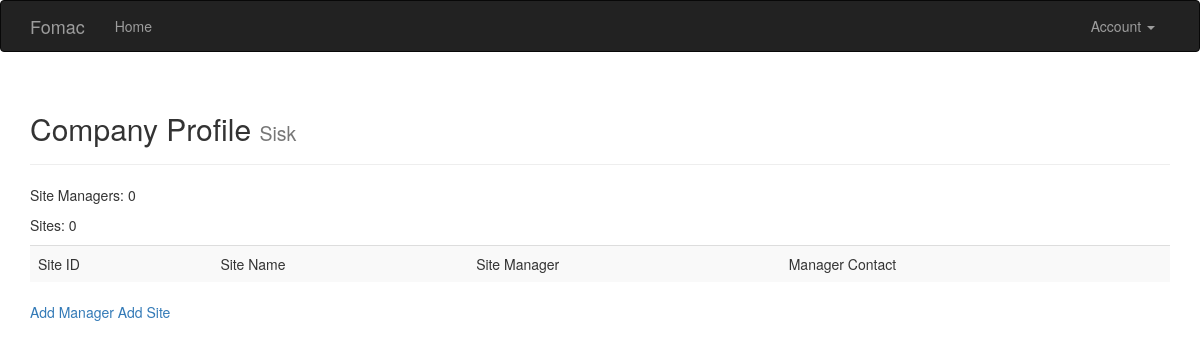
The page /company/id/2 (signed in) on the database as committed earlier.
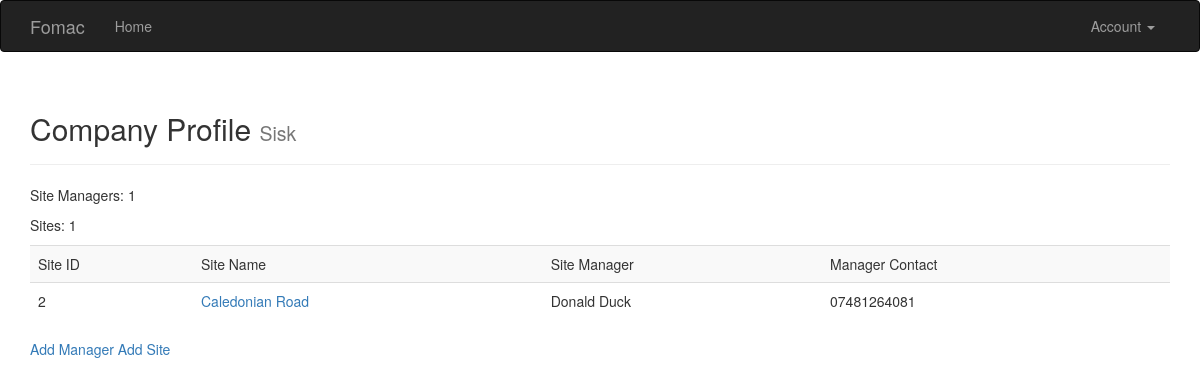
The same page on the database as committed later.
### app/models.py (models this page shows, shortened)
class Company(db.Model):
    __tablename__ = 'company'
    id = db.Column(db.Integer, primary_key=True)
    name = db.Column(db.String(64))
    sites = db.relationship('Site', backref='company', lazy='dynamic')
    managers = db.relationship('SiteManager', backref='company', lazy='dynamic')
    class Meta:
        ordering = (('id', 'desc'),)

class Site(db.Model):
    __tablename__ = 'sites'
    id = db.Column(db.Integer, primary_key=True)
    name = db.Column(db.String(32))
    address = db.Column(db.String(64))
    postcode = db.Column(db.String(16))
    start_time = db.Column(db.String(8))
    company_id = db.Column(db.Integer, db.ForeignKey('company.id'))
    site_manager = db.relationship('SiteManager', backref='site', lazy='dynamic')
    jobs = db.relationship('Job', backref='site', lazy='dynamic')

class SiteManager(db.Model):
    __tablename__ = 'site_managers'
    id = db.Column(db.Integer, primary_key=True)
    name = db.Column(db.String(64))
    email = db.Column(db.String(64))
    phone = db.Column(db.String(64))
    company_id = db.Column(db.Integer, db.ForeignKey('company.id'))
    site_id = db.Column(db.Integer, db.ForeignKey('sites.id'))

### app/company/views.py (the view)
@company.route('/<type>/<value>')
def company_profile(type, value):
    kwargs = {type: value}
    cmp = Company.query.filter_by(**kwargs).first_or_404()
    managers = cmp.managers
    sites = cmp.sites.all()
    return render_template('company/company-profile.html', company=cmp, sites=sites, manager=managers)

### app/models.py (called while the page is built)
@login_manager.user_loader
def load_user(staff_id):
    return Staff.query.get(int(staff_id))

### app/templates/company/company-profile.html
{% extends "base.html" %}
{% block page_content %}
<div class="page-header">
    <h2>Company Profile <small>{{ company.name }}</small></h2>
</div>
    <p>Site Managers: {{ manager.count() }}</p>
    <p>Sites: {{ company.sites.count() }}</p>
<table class="table table-striped">
<tr>
    <td>Site ID</td>
    <td>Site Name</td>
    <td>Site Manager</td>
    <td>Manager Contact</td>
</tr>
{% for site in sites %}
<tr>
    <td>{{ site.id }}</td>
    <td><a href="{{ url_for('company.site_profile', id=site.id) }}">{{ site.name }}</a></td>
    <td>{{ site.site_manager.first().name }}</td>
    <td>{{ site.site_manager.first().phone }}</td>
</tr>
{% endfor %}
</table>
<a href="{{ url_for('company.new_manager', type='id', value=company.id) }}">Add Manager</a>
<a href="{{ url_for('company.new_site', type='id',value=company.id) }}">Add Site</a>
{% endblock %}

### app/templates/base.html (shortened to what this page needs)
{% extends "bootstrap/base.html" %}
{% block head %}
{{ super() }}
{% endblock %}
{% block navbar %}
<div class="navbar navbar-inverse" role="navigation>">
    <div class="container">
        <div class="navbar-header">
            <a class="navbar-brand" href="/">Fomac</a>
        </div>
        <div class="navbar-collapse collapse">
            <ul class="nav navbar-nav">
                <li><a href="{{ url_for('main.index') }}">Home</a> </li>
            </ul>
            <ul class="nav navbar-nav navbar-right">
                {% if current_user.is_authenticated() %}
                <li class="dropdown">
                    <a href="#" class="dropdown-toggle" data-toggle="dropdown">
                        Account <b class="caret"></b>
                    </a>
                </li>
                {% else %}
                <li><a href="{{ url_for('auth.login') }}">Log In</a></li>
                {% endif %}
            </ul>
        </div>
    </div>
</div>
{% endblock %}
{% block content %}
<div class="container">
    {% block page_content %}{% endblock %}
</div>
{% endblock %}

Rows that differ between the two databases and show on the page:
added Site: id "2", name "Caledonian Road", site_manager.first "Donald Duck", site_manager.first "07481264081"
Other text that changed with them:
{{ manager.count() }}: "0" → "1"
{{ company.sites.count() }}: "0" → "1"
